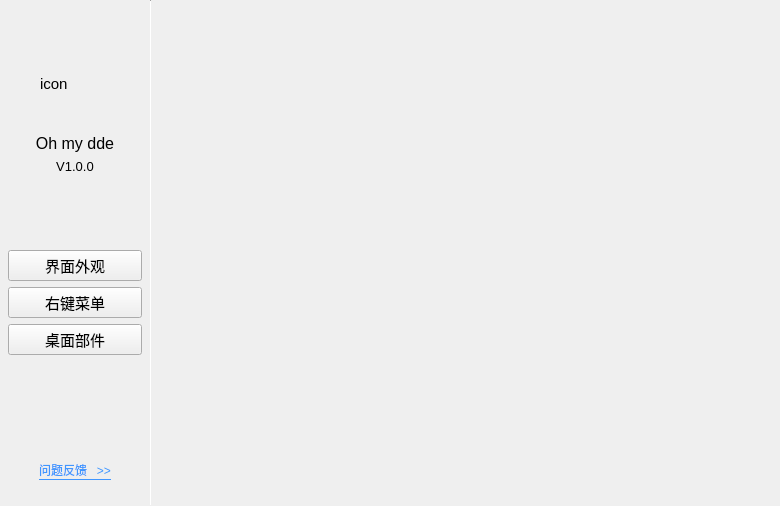
<?xml version="1.0" encoding="UTF-8"?>
<ui version="4.0">
 <class>Widget</class>
 <widget class="QWidget" name="Widget">
  <property name="geometry">
   <rect>
    <x>0</x>
    <y>0</y>
    <width>780</width>
    <height>506</height>
   </rect>
  </property>
  <property name="minimumSize">
   <size>
    <width>700</width>
    <height>500</height>
   </size>
  </property>
  <property name="windowTitle">
   <string>Form</string>
  </property>
  <layout class="QGridLayout" name="gridLayout">
   <property name="leftMargin">
    <number>0</number>
   </property>
   <property name="topMargin">
    <number>0</number>
   </property>
   <property name="rightMargin">
    <number>0</number>
   </property>
   <property name="bottomMargin">
    <number>0</number>
   </property>
   <property name="spacing">
    <number>0</number>
   </property>
   <item row="0" column="1" rowspan="2">
    <widget class="Line" name="line">
     <property name="sizePolicy">
      <sizepolicy hsizetype="Fixed" vsizetype="Minimum">
       <horstretch>0</horstretch>
       <verstretch>0</verstretch>
      </sizepolicy>
     </property>
     <property name="minimumSize">
      <size>
       <width>1</width>
       <height>0</height>
      </size>
     </property>
     <property name="maximumSize">
      <size>
       <width>1</width>
       <height>16777215</height>
      </size>
     </property>
     <property name="orientation">
      <enum>Qt::Vertical</enum>
     </property>
    </widget>
   </item>
   <item row="0" column="0" rowspan="2">
    <widget class="QWidget" name="widget_menuList" native="true">
     <property name="minimumSize">
      <size>
       <width>150</width>
       <height>0</height>
      </size>
     </property>
     <property name="maximumSize">
      <size>
       <width>150</width>
       <height>16777215</height>
      </size>
     </property>
     <property name="font">
      <font>
       <pointsize>11</pointsize>
      </font>
     </property>
     <property name="accessibleDescription">
      <string>background-color:#FFFFFF</string>
     </property>
     <property name="styleSheet">
      <string notr="true"/>
     </property>
     <layout class="QGridLayout" name="gridLayout_5">
      <property name="leftMargin">
       <number>8</number>
      </property>
      <property name="topMargin">
       <number>0</number>
      </property>
      <property name="rightMargin">
       <number>8</number>
      </property>
      <property name="bottomMargin">
       <number>0</number>
      </property>
      <item row="4" column="0">
       <spacer name="verticalSpacer_7">
        <property name="orientation">
         <enum>Qt::Vertical</enum>
        </property>
        <property name="sizeType">
         <enum>QSizePolicy::Minimum</enum>
        </property>
        <property name="sizeHint" stdset="0">
         <size>
          <width>20</width>
          <height>70</height>
         </size>
        </property>
       </spacer>
      </item>
      <item row="12" column="0">
       <spacer name="verticalSpacer_5">
        <property name="orientation">
         <enum>Qt::Vertical</enum>
        </property>
        <property name="sizeType">
         <enum>QSizePolicy::Fixed</enum>
        </property>
        <property name="sizeHint" stdset="0">
         <size>
          <width>20</width>
          <height>25</height>
         </size>
        </property>
       </spacer>
      </item>
      <item row="0" column="0">
       <spacer name="verticalSpacer_2">
        <property name="orientation">
         <enum>Qt::Vertical</enum>
        </property>
        <property name="sizeType">
         <enum>QSizePolicy::Fixed</enum>
        </property>
        <property name="sizeHint" stdset="0">
         <size>
          <width>20</width>
          <height>40</height>
         </size>
        </property>
       </spacer>
      </item>
      <item row="10" column="0">
       <spacer name="verticalSpacer">
        <property name="orientation">
         <enum>Qt::Vertical</enum>
        </property>
        <property name="sizeHint" stdset="0">
         <size>
          <width>20</width>
          <height>40</height>
         </size>
        </property>
       </spacer>
      </item>
      <item row="3" column="0">
       <widget class="QLabel" name="label_3">
        <property name="font">
         <font>
          <pointsize>10</pointsize>
         </font>
        </property>
        <property name="text">
         <string>V1.0.0</string>
        </property>
        <property name="alignment">
         <set>Qt::AlignCenter</set>
        </property>
       </widget>
      </item>
      <item row="9" column="0">
       <widget class="QPushButton" name="cyml">
        <property name="text">
         <string>桌面部件</string>
        </property>
       </widget>
      </item>
      <item row="1" column="0">
       <widget class="QWidget" name="widget" native="true">
        <property name="minimumSize">
         <size>
          <width>0</width>
          <height>0</height>
         </size>
        </property>
        <layout class="QHBoxLayout" name="horizontalLayout">
         <item>
          <widget class="QLabel" name="icon">
           <property name="sizePolicy">
            <sizepolicy hsizetype="Fixed" vsizetype="Fixed">
             <horstretch>0</horstretch>
             <verstretch>0</verstretch>
            </sizepolicy>
           </property>
           <property name="minimumSize">
            <size>
             <width>70</width>
             <height>70</height>
            </size>
           </property>
           <property name="maximumSize">
            <size>
             <width>70</width>
             <height>70</height>
            </size>
           </property>
           <property name="text">
            <string>icon</string>
           </property>
          </widget>
         </item>
        </layout>
       </widget>
      </item>
      <item row="11" column="0">
       <layout class="QGridLayout" name="gridLayout_9">
        <property name="spacing">
         <number>0</number>
        </property>
        <item row="0" column="1">
         <widget class="QPushButton" name="wtfButton">
          <property name="palette">
           <palette>
            <active>
             <colorrole role="WindowText">
              <brush brushstyle="SolidPattern">
               <color alpha="255">
                <red>64</red>
                <green>150</green>
                <blue>255</blue>
               </color>
              </brush>
             </colorrole>
             <colorrole role="Button">
              <brush brushstyle="SolidPattern">
               <color alpha="0">
                <red>0</red>
                <green>0</green>
                <blue>0</blue>
               </color>
              </brush>
             </colorrole>
             <colorrole role="Light">
              <brush brushstyle="SolidPattern">
               <color alpha="0">
                <red>230</red>
                <green>230</green>
                <blue>230</blue>
               </color>
              </brush>
             </colorrole>
             <colorrole role="Midlight">
              <brush brushstyle="SolidPattern">
               <color alpha="0">
                <red>229</red>
                <green>229</green>
                <blue>229</blue>
               </color>
              </brush>
             </colorrole>
             <colorrole role="Dark">
              <brush brushstyle="SolidPattern">
               <color alpha="0">
                <red>227</red>
                <green>227</green>
                <blue>227</blue>
               </color>
              </brush>
             </colorrole>
             <colorrole role="Mid">
              <brush brushstyle="SolidPattern">
               <color alpha="0">
                <red>228</red>
                <green>228</green>
                <blue>228</blue>
               </color>
              </brush>
             </colorrole>
             <colorrole role="Text">
              <brush brushstyle="SolidPattern">
               <color alpha="255">
                <red>64</red>
                <green>150</green>
                <blue>255</blue>
               </color>
              </brush>
             </colorrole>
             <colorrole role="ButtonText">
              <brush brushstyle="SolidPattern">
               <color alpha="255">
                <red>64</red>
                <green>150</green>
                <blue>255</blue>
               </color>
              </brush>
             </colorrole>
             <colorrole role="Base">
              <brush brushstyle="SolidPattern">
               <color alpha="0">
                <red>0</red>
                <green>0</green>
                <blue>0</blue>
               </color>
              </brush>
             </colorrole>
             <colorrole role="Window">
              <brush brushstyle="SolidPattern">
               <color alpha="0">
                <red>0</red>
                <green>0</green>
                <blue>0</blue>
               </color>
              </brush>
             </colorrole>
             <colorrole role="Shadow">
              <brush brushstyle="SolidPattern">
               <color alpha="0">
                <red>0</red>
                <green>0</green>
                <blue>0</blue>
               </color>
              </brush>
             </colorrole>
             <colorrole role="AlternateBase">
              <brush brushstyle="SolidPattern">
               <color alpha="0">
                <red>0</red>
                <green>0</green>
                <blue>0</blue>
               </color>
              </brush>
             </colorrole>
             <colorrole role="PlaceholderText">
              <brush brushstyle="NoBrush">
               <color alpha="128">
                <red>64</red>
                <green>150</green>
                <blue>255</blue>
               </color>
              </brush>
             </colorrole>
            </active>
            <inactive>
             <colorrole role="WindowText">
              <brush brushstyle="SolidPattern">
               <color alpha="255">
                <red>64</red>
                <green>150</green>
                <blue>255</blue>
               </color>
              </brush>
             </colorrole>
             <colorrole role="Button">
              <brush brushstyle="SolidPattern">
               <color alpha="0">
                <red>0</red>
                <green>0</green>
                <blue>0</blue>
               </color>
              </brush>
             </colorrole>
             <colorrole role="Light">
              <brush brushstyle="SolidPattern">
               <color alpha="0">
                <red>230</red>
                <green>230</green>
                <blue>230</blue>
               </color>
              </brush>
             </colorrole>
             <colorrole role="Midlight">
              <brush brushstyle="SolidPattern">
               <color alpha="0">
                <red>229</red>
                <green>229</green>
                <blue>229</blue>
               </color>
              </brush>
             </colorrole>
             <colorrole role="Dark">
              <brush brushstyle="SolidPattern">
               <color alpha="0">
                <red>227</red>
                <green>227</green>
                <blue>227</blue>
               </color>
              </brush>
             </colorrole>
             <colorrole role="Mid">
              <brush brushstyle="SolidPattern">
               <color alpha="0">
                <red>228</red>
                <green>228</green>
                <blue>228</blue>
               </color>
              </brush>
             </colorrole>
             <colorrole role="Text">
              <brush brushstyle="SolidPattern">
               <color alpha="255">
                <red>64</red>
                <green>150</green>
                <blue>255</blue>
               </color>
              </brush>
             </colorrole>
             <colorrole role="ButtonText">
              <brush brushstyle="SolidPattern">
               <color alpha="255">
                <red>64</red>
                <green>150</green>
                <blue>255</blue>
               </color>
              </brush>
             </colorrole>
             <colorrole role="Base">
              <brush brushstyle="SolidPattern">
               <color alpha="0">
                <red>0</red>
                <green>0</green>
                <blue>0</blue>
               </color>
              </brush>
             </colorrole>
             <colorrole role="Window">
              <brush brushstyle="SolidPattern">
               <color alpha="0">
                <red>0</red>
                <green>0</green>
                <blue>0</blue>
               </color>
              </brush>
             </colorrole>
             <colorrole role="Shadow">
              <brush brushstyle="SolidPattern">
               <color alpha="0">
                <red>0</red>
                <green>0</green>
                <blue>0</blue>
               </color>
              </brush>
             </colorrole>
             <colorrole role="AlternateBase">
              <brush brushstyle="SolidPattern">
               <color alpha="0">
                <red>0</red>
                <green>0</green>
                <blue>0</blue>
               </color>
              </brush>
             </colorrole>
             <colorrole role="PlaceholderText">
              <brush brushstyle="NoBrush">
               <color alpha="128">
                <red>64</red>
                <green>150</green>
                <blue>255</blue>
               </color>
              </brush>
             </colorrole>
            </inactive>
            <disabled>
             <colorrole role="WindowText">
              <brush brushstyle="SolidPattern">
               <color alpha="255">
                <red>64</red>
                <green>150</green>
                <blue>255</blue>
               </color>
              </brush>
             </colorrole>
             <colorrole role="Button">
              <brush brushstyle="SolidPattern">
               <color alpha="0">
                <red>0</red>
                <green>0</green>
                <blue>0</blue>
               </color>
              </brush>
             </colorrole>
             <colorrole role="Light">
              <brush brushstyle="SolidPattern">
               <color alpha="0">
                <red>230</red>
                <green>230</green>
                <blue>230</blue>
               </color>
              </brush>
             </colorrole>
             <colorrole role="Midlight">
              <brush brushstyle="SolidPattern">
               <color alpha="0">
                <red>229</red>
                <green>229</green>
                <blue>229</blue>
               </color>
              </brush>
             </colorrole>
             <colorrole role="Dark">
              <brush brushstyle="SolidPattern">
               <color alpha="0">
                <red>227</red>
                <green>227</green>
                <blue>227</blue>
               </color>
              </brush>
             </colorrole>
             <colorrole role="Mid">
              <brush brushstyle="SolidPattern">
               <color alpha="0">
                <red>228</red>
                <green>228</green>
                <blue>228</blue>
               </color>
              </brush>
             </colorrole>
             <colorrole role="Text">
              <brush brushstyle="SolidPattern">
               <color alpha="255">
                <red>64</red>
                <green>150</green>
                <blue>255</blue>
               </color>
              </brush>
             </colorrole>
             <colorrole role="ButtonText">
              <brush brushstyle="SolidPattern">
               <color alpha="255">
                <red>64</red>
                <green>150</green>
                <blue>255</blue>
               </color>
              </brush>
             </colorrole>
             <colorrole role="Base">
              <brush brushstyle="SolidPattern">
               <color alpha="0">
                <red>0</red>
                <green>0</green>
                <blue>0</blue>
               </color>
              </brush>
             </colorrole>
             <colorrole role="Window">
              <brush brushstyle="SolidPattern">
               <color alpha="0">
                <red>0</red>
                <green>0</green>
                <blue>0</blue>
               </color>
              </brush>
             </colorrole>
             <colorrole role="Shadow">
              <brush brushstyle="SolidPattern">
               <color alpha="0">
                <red>0</red>
                <green>0</green>
                <blue>0</blue>
               </color>
              </brush>
             </colorrole>
             <colorrole role="AlternateBase">
              <brush brushstyle="SolidPattern">
               <color alpha="0">
                <red>0</red>
                <green>0</green>
                <blue>0</blue>
               </color>
              </brush>
             </colorrole>
             <colorrole role="PlaceholderText">
              <brush brushstyle="NoBrush">
               <color alpha="128">
                <red>64</red>
                <green>150</green>
                <blue>255</blue>
               </color>
              </brush>
             </colorrole>
            </disabled>
           </palette>
          </property>
          <property name="font">
           <font>
            <pointsize>-1</pointsize>
           </font>
          </property>
          <property name="cursor">
           <cursorShape>PointingHandCursor</cursorShape>
          </property>
          <property name="contextMenuPolicy">
           <enum>Qt::DefaultContextMenu</enum>
          </property>
          <property name="styleSheet">
           <string notr="true">border:0px;background: transparent;color:#4096ff;font-size:12px;border-width:1px;border-style:none none solid none;border-color:#4096ff;</string>
          </property>
          <property name="text">
           <string>问题反馈   &gt;&gt;</string>
          </property>
         </widget>
        </item>
        <item row="0" column="0">
         <spacer name="horizontalSpacer">
          <property name="orientation">
           <enum>Qt::Horizontal</enum>
          </property>
          <property name="sizeHint" stdset="0">
           <size>
            <width>40</width>
            <height>20</height>
           </size>
          </property>
         </spacer>
        </item>
        <item row="0" column="2">
         <spacer name="horizontalSpacer_2">
          <property name="orientation">
           <enum>Qt::Horizontal</enum>
          </property>
          <property name="sizeHint" stdset="0">
           <size>
            <width>40</width>
            <height>20</height>
           </size>
          </property>
         </spacer>
        </item>
       </layout>
      </item>
      <item row="2" column="0">
       <widget class="QLabel" name="label">
        <property name="font">
         <font>
          <pointsize>12</pointsize>
         </font>
        </property>
        <property name="layoutDirection">
         <enum>Qt::LeftToRight</enum>
        </property>
        <property name="text">
         <string>Oh my dde</string>
        </property>
        <property name="alignment">
         <set>Qt::AlignCenter</set>
        </property>
       </widget>
      </item>
      <item row="6" column="0">
       <widget class="QPushButton" name="yjcd">
        <property name="sizePolicy">
         <sizepolicy hsizetype="Expanding" vsizetype="Fixed">
          <horstretch>0</horstretch>
          <verstretch>0</verstretch>
         </sizepolicy>
        </property>
        <property name="minimumSize">
         <size>
          <width>0</width>
          <height>0</height>
         </size>
        </property>
        <property name="maximumSize">
         <size>
          <width>16777215</width>
          <height>16777215</height>
         </size>
        </property>
        <property name="styleSheet">
         <string notr="true"/>
        </property>
        <property name="text">
         <string>右键菜单</string>
        </property>
        <property name="checkable">
         <bool>true</bool>
        </property>
        <property name="autoRepeat">
         <bool>true</bool>
        </property>
       </widget>
      </item>
      <item row="5" column="0">
       <widget class="QPushButton" name="jmwg">
        <property name="sizePolicy">
         <sizepolicy hsizetype="Expanding" vsizetype="Fixed">
          <horstretch>0</horstretch>
          <verstretch>0</verstretch>
         </sizepolicy>
        </property>
        <property name="minimumSize">
         <size>
          <width>0</width>
          <height>0</height>
         </size>
        </property>
        <property name="maximumSize">
         <size>
          <width>16777215</width>
          <height>16777215</height>
         </size>
        </property>
        <property name="text">
         <string>界面外观</string>
        </property>
        <property name="checkable">
         <bool>true</bool>
        </property>
       </widget>
      </item>
     </layout>
    </widget>
   </item>
   <item row="0" column="2">
    <widget class="DTitlebar" name="titlebar" native="true">
     <property name="minimumSize">
      <size>
       <width>0</width>
       <height>20</height>
      </size>
     </property>
    </widget>
   </item>
   <item row="1" column="2">
    <widget class="QStackedWidget" name="stackedWidget">
     <property name="palette">
      <palette>
       <active>
        <colorrole role="Base">
         <brush brushstyle="SolidPattern">
          <color alpha="255">
           <red>255</red>
           <green>255</green>
           <blue>255</blue>
          </color>
         </brush>
        </colorrole>
        <colorrole role="Window">
         <brush brushstyle="SolidPattern">
          <color alpha="255">
           <red>255</red>
           <green>255</green>
           <blue>255</blue>
          </color>
         </brush>
        </colorrole>
       </active>
       <inactive>
        <colorrole role="Base">
         <brush brushstyle="SolidPattern">
          <color alpha="255">
           <red>252</red>
           <green>252</green>
           <blue>252</blue>
          </color>
         </brush>
        </colorrole>
        <colorrole role="Window">
         <brush brushstyle="SolidPattern">
          <color alpha="255">
           <red>255</red>
           <green>255</green>
           <blue>255</blue>
          </color>
         </brush>
        </colorrole>
       </inactive>
       <disabled>
        <colorrole role="Base">
         <brush brushstyle="SolidPattern">
          <color alpha="255">
           <red>255</red>
           <green>255</green>
           <blue>255</blue>
          </color>
         </brush>
        </colorrole>
        <colorrole role="Window">
         <brush brushstyle="SolidPattern">
          <color alpha="255">
           <red>255</red>
           <green>255</green>
           <blue>255</blue>
          </color>
         </brush>
        </colorrole>
       </disabled>
      </palette>
     </property>
     <property name="styleSheet">
      <string notr="true"/>
     </property>
     <property name="lineWidth">
      <number>0</number>
     </property>
     <property name="currentIndex">
      <number>0</number>
     </property>
     <widget class="QWidget" name="page">
      <layout class="QVBoxLayout" name="verticalLayout_2">
       <property name="spacing">
        <number>0</number>
       </property>
       <property name="leftMargin">
        <number>0</number>
       </property>
       <property name="topMargin">
        <number>0</number>
       </property>
       <property name="rightMargin">
        <number>0</number>
       </property>
       <property name="bottomMargin">
        <number>0</number>
       </property>
       <item>
        <widget class="SystemUiPage" name="systemuipage" native="true"/>
       </item>
      </layout>
     </widget>
     <widget class="QWidget" name="page_2">
      <property name="layoutDirection">
       <enum>Qt::LeftToRight</enum>
      </property>
      <layout class="QGridLayout" name="gridLayout_2">
       <property name="leftMargin">
        <number>0</number>
       </property>
       <property name="topMargin">
        <number>0</number>
       </property>
       <property name="rightMargin">
        <number>0</number>
       </property>
       <property name="bottomMargin">
        <number>0</number>
       </property>
       <property name="spacing">
        <number>5</number>
       </property>
       <item row="0" column="0">
        <widget class="YouJianPage" name="youjianpage" native="true"/>
       </item>
      </layout>
     </widget>
     <widget class="QWidget" name="page_3">
      <layout class="QVBoxLayout" name="verticalLayout_16">
       <property name="spacing">
        <number>0</number>
       </property>
       <property name="leftMargin">
        <number>0</number>
       </property>
       <property name="topMargin">
        <number>0</number>
       </property>
       <property name="rightMargin">
        <number>0</number>
       </property>
       <property name="bottomMargin">
        <number>0</number>
       </property>
       <item>
        <widget class="QScrollArea" name="scrollArea_3">
         <property name="frameShape">
          <enum>QFrame::NoFrame</enum>
         </property>
         <property name="lineWidth">
          <number>0</number>
         </property>
         <property name="widgetResizable">
          <bool>true</bool>
         </property>
         <widget class="QWidget" name="scrollAreaWidgetContents_3">
          <property name="geometry">
           <rect>
            <x>0</x>
            <y>0</y>
            <width>480</width>
            <height>81</height>
           </rect>
          </property>
          <layout class="QGridLayout" name="gridLayout_8">
           <item row="0" column="0">
            <spacer name="verticalSpacer_8">
             <property name="orientation">
              <enum>Qt::Vertical</enum>
             </property>
             <property name="sizeHint" stdset="0">
              <size>
               <width>20</width>
               <height>199</height>
              </size>
             </property>
            </spacer>
           </item>
           <item row="1" column="0">
            <widget class="QLabel" name="label_2">
             <property name="font">
              <font>
               <pointsize>12</pointsize>
              </font>
             </property>
             <property name="text">
              <string>当你看到这个页面说明该功能还未能上线
什么叫成功？刘亦菲彭于晏都不能看到这个页面，而你能 (´-ωก`)</string>
             </property>
             <property name="alignment">
              <set>Qt::AlignCenter</set>
             </property>
            </widget>
           </item>
           <item row="2" column="0">
            <spacer name="verticalSpacer_6">
             <property name="orientation">
              <enum>Qt::Vertical</enum>
             </property>
             <property name="sizeHint" stdset="0">
              <size>
               <width>20</width>
               <height>198</height>
              </size>
             </property>
            </spacer>
           </item>
          </layout>
         </widget>
        </widget>
       </item>
      </layout>
     </widget>
     <widget class="QWidget" name="page_4">
      <layout class="QVBoxLayout" name="verticalLayout">
       <property name="leftMargin">
        <number>0</number>
       </property>
       <property name="topMargin">
        <number>0</number>
       </property>
       <property name="rightMargin">
        <number>0</number>
       </property>
       <property name="bottomMargin">
        <number>0</number>
       </property>
      </layout>
     </widget>
    </widget>
   </item>
  </layout>
 </widget>
 <customwidgets>
  <customwidget>
   <class>DTitlebar</class>
   <extends>QWidget</extends>
   <header location="global">dtitlebar.h</header>
   <container>1</container>
  </customwidget>
  <customwidget>
   <class>SystemUiPage</class>
   <extends>QWidget</extends>
   <header>systemuipage.h</header>
  </customwidget>
  <customwidget>
   <class>YouJianPage</class>
   <extends>QWidget</extends>
   <header>youjianpage.h</header>
  </customwidget>
 </customwidgets>
 <resources/>
 <connections/>
</ui>
